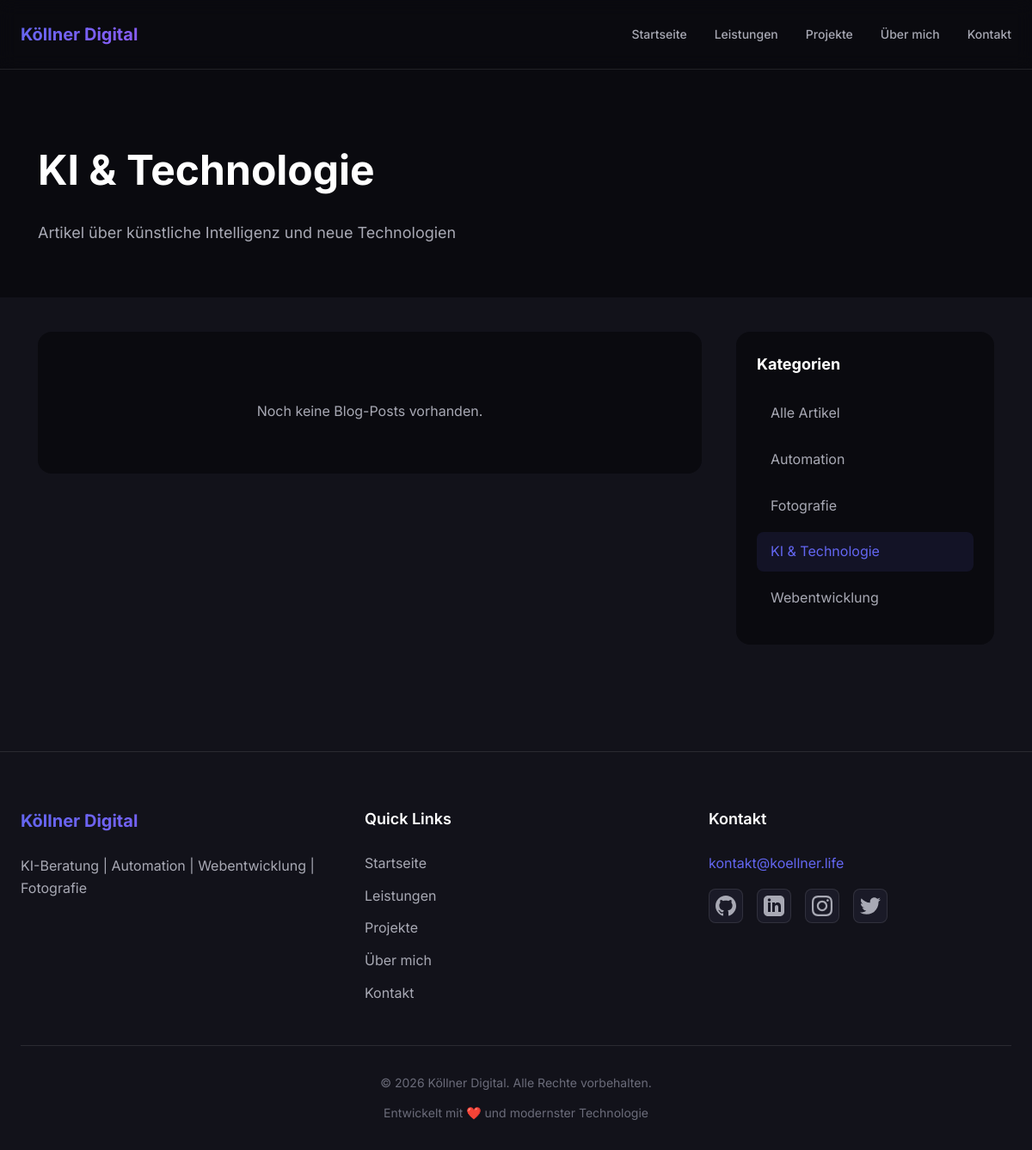
The page /blog.php?category=1 on the database its author committed.
### tables this page shows
CREATE TABLE IF NOT EXISTS blog_categories (
    id INT AUTO_INCREMENT PRIMARY KEY,
    name VARCHAR(100) NOT NULL,
    slug VARCHAR(100) UNIQUE NOT NULL,
    description TEXT,
    created_at TIMESTAMP DEFAULT CURRENT_TIMESTAMP,
    INDEX idx_slug (slug)
);

### database/Database.php (called while the page is built, shortened)
<?php
class Database {
    private static $instance = null;
    private $connection;
    private function __construct() {
        try {
            $this->connection = new PDO(
                'mysql:host=' . DB_HOST . ';dbname=' . DB_NAME . ';charset=utf8mb4',
                DB_USER,
                DB_PASS,
                [
                    PDO::ATTR_ERRMODE => PDO::ERRMODE_EXCEPTION,
                    PDO::ATTR_DEFAULT_FETCH_MODE => PDO::FETCH_ASSOC,
                    PDO::ATTR_EMULATE_PREPARES => false,
                    PDO::MYSQL_ATTR_INIT_COMMAND => "SET NAMES utf8mb4 COLLATE utf8mb4_unicode_ci"
                ]
            );
        } catch (PDOException $e) {
            if (DEBUG_MODE) {
                die("Datenbankverbindungsfehler: " . $e->getMessage());
            } else {
                die("Datenbankverbindung fehlgeschlagen. Bitte kontaktieren Sie den Administrator.");
            }
        }
    }
    public static function getInstance() {
        if (self::$instance === null) {
            self::$instance = new self();
        }
        return self::$instance;
    }
    public function query($sql, $params = []) {
        try {
            $stmt = $this->connection->prepare($sql);
            $stmt->execute($params);
            return $stmt;
        } catch (PDOException $e) {
            if (DEBUG_MODE) {
                die("Query-Fehler: " . $e->getMessage());
            }
            return false;
        }
    }
    public function fetchOne($sql, $params = []) {
        $stmt = $this->query($sql, $params);
        return $stmt ? $stmt->fetch() : false;
    }
    public function fetchAll($sql, $params = []) {
        $stmt = $this->query($sql, $params);
        return $stmt ? $stmt->fetchAll() : [];
    }
}

### admin/classes/BlogCategory.php (called while the page is built, shortened)
<?php
class BlogCategory {
    private $db;
    public function __construct() {
        $this->db = Database::getInstance();
    }
    public function getAll() {
        return $this->db->fetchAll(
            "SELECT * FROM blog_categories ORDER BY name ASC"
        );
    }
    public function getById($id) {
        return $this->db->fetchOne(
            "SELECT * FROM blog_categories WHERE id = ?",
            [$id]
        );
    }
}

### blog.php (the view, shortened to what this page needs)
<?php
require_once __DIR__ . '/admin/classes/BlogCategory.php';
$blogPost = new BlogPost();
$blogCategory = new BlogCategory();
$page = isset($_GET['page']) ? max(1, (int)$_GET['page']) : 1;
$per_page = 10;
$category_id = isset($_GET['category']) ? (int)$_GET['category'] : null;
if ($category_id) {
    $posts = $blogPost->getByCategory($category_id, $page, $per_page);
    $current_category = $blogCategory->getById($category_id);
} else {
    $posts = $blogPost->getAll($page, $per_page, 'published');
    $total_posts = $blogPost->getTotal('published');
    $current_category = null;
}
$categories = $blogCategory->getAll();
$page_description = $current_category['description'] ?? 'Artikel und Insights zu KI, Automation, Webentwicklung und Fotografie.';
include 'includes/header.php';
?>
<section class="hero-section" style="padding: 80px 20px 60px;">
    <div class="container">
        <h1 style="font-size: 48px; margin-bottom: 20px;">
            <?php echo $current_category ? htmlspecialchars($current_category['name']) : 'Blog'; ?>
        </h1>
        <p style="font-size: 18px; color: var(--color-text-secondary); max-width: 600px;">
            <?php echo htmlspecialchars($page_description); ?>
        </p>
    </div>
</section>
<section style="padding: 40px 20px 100px; background: var(--color-bg-secondary);">
    <div class="container" style="max-width: 1200px;">
        <div style="display: grid; grid-template-columns: 1fr 300px; gap: 40px;">
            <div>
                <?php if (empty($posts)): ?>
                    <div style="text-align: center; padding: 60px 20px; background: var(--color-bg-primary); border-radius: 16px;">
                        <p style="color: var(--color-text-secondary);">Noch keine Blog-Posts vorhanden.</p>
                    </div>
                <?php endif; ?>
            </div>
            <aside class="blog-sidebar">
                <div class="sidebar-widget">
                    <h3>Kategorien</h3>
                    <ul class="category-list">
                        <li>
                            <a href="/blog.php" class="<?php echo !$category_id ? 'active' : ''; ?>">
                                Alle Artikel
                            </a>
                        </li>
                        <?php foreach ($categories as $cat): ?>
                            <li>
                                <a href="?category=<?php echo $cat['id']; ?>"
                                   class="<?php echo $category_id == $cat['id'] ? 'active' : ''; ?>">
                                    <?php echo htmlspecialchars($cat['name']); ?>
                                </a>
                            </li>
                        <?php endforeach; ?>
                    </ul>
                </div>
            </aside>
        </div>
    </div>
</section>
<?php include 'includes/footer.php'; ?>

### assets/css/style.css (style rules this page uses)
:root { --color-bg-primary: #0a0a0f; --color-bg-secondary: #12121a; --color-bg-tertiary: #1a1a27; --color-bg-elevated: #1f1f2e; --color-text-primary: #ffffff; --color-text-secondary: #a8a9b4; --color-text-tertiary: #6b6c7a; --color-accent-primary: #6366f1; --color-accent-secondary: #8b5cf6; --color-accent-success: #10b981; --color-accent-error: #ef4444; --gradient-primary: linear-gradient(135deg, #6366f1 0%, #8b5cf6 100%); --gradient-accent: linear-gradient(135deg, #667eea 0%, #764ba2 100%); --color-border: rgba(255, 255, 255, 0.1); --color-border-hover: rgba(255, 255, 255, 0.2); --shadow-sm: 0 1px 2px 0 rgba(0, 0, 0, 0.05); --shadow-md: 0 4px 6px -1px rgba(0, 0, 0, 0.1); --shadow-lg: 0 10px 15px -3px rgba(0, 0, 0, 0.1); --shadow-xl: 0 20px 25px -5px rgba(0, 0, 0, 0.1); --shadow-glow: 0 0 20px rgba(99, 102, 241, 0.3); --font-family: 'Inter', -apple-system, BlinkMacSystemFont, 'Segoe UI', sans-serif; --font-size-xs: 0.75rem; --font-size-sm: 0.875rem; --font-size-base: 1rem; --font-size-lg: 1.125rem; --font-size-xl: 1.25rem; --font-size-2xl: 1.5rem; --font-size-3xl: 1.875rem; --font-size-4xl: 2.25rem; --font-size-5xl: 3rem; --spacing-xs: 0.5rem; --spacing-sm: 0.75rem; --spacing-md: 1rem; --spacing-lg: 1.5rem; --spacing-xl: 2rem; --spacing-2xl: 3rem; --spacing-3xl: 4rem; --radius-sm: 0.375rem; --radius-md: 0.5rem; --radius-lg: 0.75rem; --radius-xl: 1rem; --radius-full: 9999px; --transition-fast: 150ms ease; --transition-base: 250ms ease; --transition-slow: 350ms ease; }
*, *::before, *::after { box-sizing: border-box; margin: 0; padding: 0; }
html { font-size: 16px; scroll-behavior: smooth; }
body { font-family: var(--font-family); font-size: var(--font-size-base); line-height: 1.6; color: var(--color-text-primary); background-color: var(--color-bg-primary); -webkit-font-smoothing: antialiased; -moz-osx-font-smoothing: grayscale; }
p, h1, h2, h3, h4, h5, h6 { overflow-wrap: break-word; }
a { color: inherit; text-decoration: none; }
ul, ol { list-style: none; }
.container { width: 100%; max-width: 1200px; margin: 0 auto; padding: 0 var(--spacing-lg); }

### blog.php (style rules this page uses)
.blog-sidebar { position: sticky; top: 20px; height: fit-content; }
.sidebar-widget { background: var(--color-bg-primary); border-radius: 16px; padding: 24px; margin-bottom: 24px; }
.sidebar-widget h3 { margin-bottom: 20px; font-size: 18px; }
.category-list { list-style: none; }
.category-list li { margin-bottom: 8px; }
.category-list a { display: block; padding: 10px 16px; color: var(--color-text-secondary); text-decoration: none; border-radius: 8px; transition: all 0.2s; }
.category-list a:hover, .category-list a.active { background: rgba(99, 102, 241, 0.1); color: var(--color-accent-primary); }

### rows shown on the page
blog_categories: name "KI & Technologie", description "Artikel über künstliche Intelligenz und neue Technologien"
blog_categories: name "Automation"
blog_categories: name "Fotografie"
blog_categories: name "Webentwicklung"

### other values the page prints
SITE_NAME "Köllner Digital"
SITE_TAGLINE "KI-Beratung | Automation | Webentwicklung | Fotografie"
CONTACT_EMAIL "kontakt@koellner.life"
